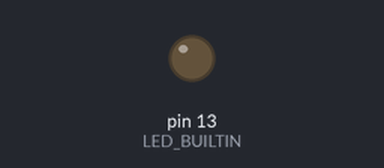
The sketch below on a simulated Arduino Uno, built with avr-gcc and run on an emulated ATmega328P. On the bench: output pins drawn as LEDs (lit = HIGH). Sleep ends after the set time or at an interrupt.

Above: at 0.1 s.
Timing chart, 0 to 1.6 s (numbered marks = the images above):
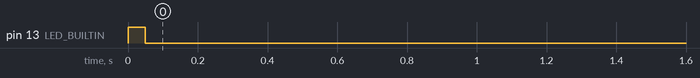

The sketch:

AVRsleep.ino
```cpp
#include <avr/wdt.h>
#include <avr/sleep.h>

void setup() {
  pinMode(LED_BUILTIN, OUTPUT);
  wdsetup();
}

void clign(int n) {
  for(int i=0; i<n; i++) {
    digitalWrite(LED_BUILTIN, HIGH);
    delay(50);
    digitalWrite(LED_BUILTIN, LOW);
    delay(300);
  }
}

void loop() {
  clign(1);
  wdt_reset();

  // mode Power-down
  set_sleep_mode(SLEEP_MODE_PWR_DOWN);
  // mode Power-save
//  set_sleep_mode(SLEEP_MODE_PWR_SAVE);
  // mode standby
//  set_sleep_mode(SLEEP_MODE_STANDBY);
  // mode Extended Standby
//  set_sleep_mode(SLEEP_MODE_EXT_STANDBY);
  // mode IDLE
//  set_sleep_mode(SLEEP_MODE_IDLE);
  // mode ADC Noise Reduction
//  set_sleep_mode(SLEEP_MODE_ADC);
  // Désactivation BOD (brown-out detection)
//  sleep_bod_disable();

  // fais dodo !
  sleep_mode();

  clign(3);
  delay(1500);
}

// Configuration WDT
void wdsetup(void) {
  cli();
  wdt_reset();
  WDTCSR |= (1<<WDCE) | (1<<WDE);
  // 8s (max) + interruption + pas de reset
  WDTCSR = (1<<WDIE)|(0<<WDE)|(1<<WDP3)|(1<<WDP2)|(1<<WDP1)|(1<<WDP0);
  sei();
}

ISR(WDT_vect){
  // faire des trucs
}
```

Measured:
- by itself, pin 13 (LED_BUILTIN): LOW → HIGH at 0.00 s, → LOW 0.05 s later
